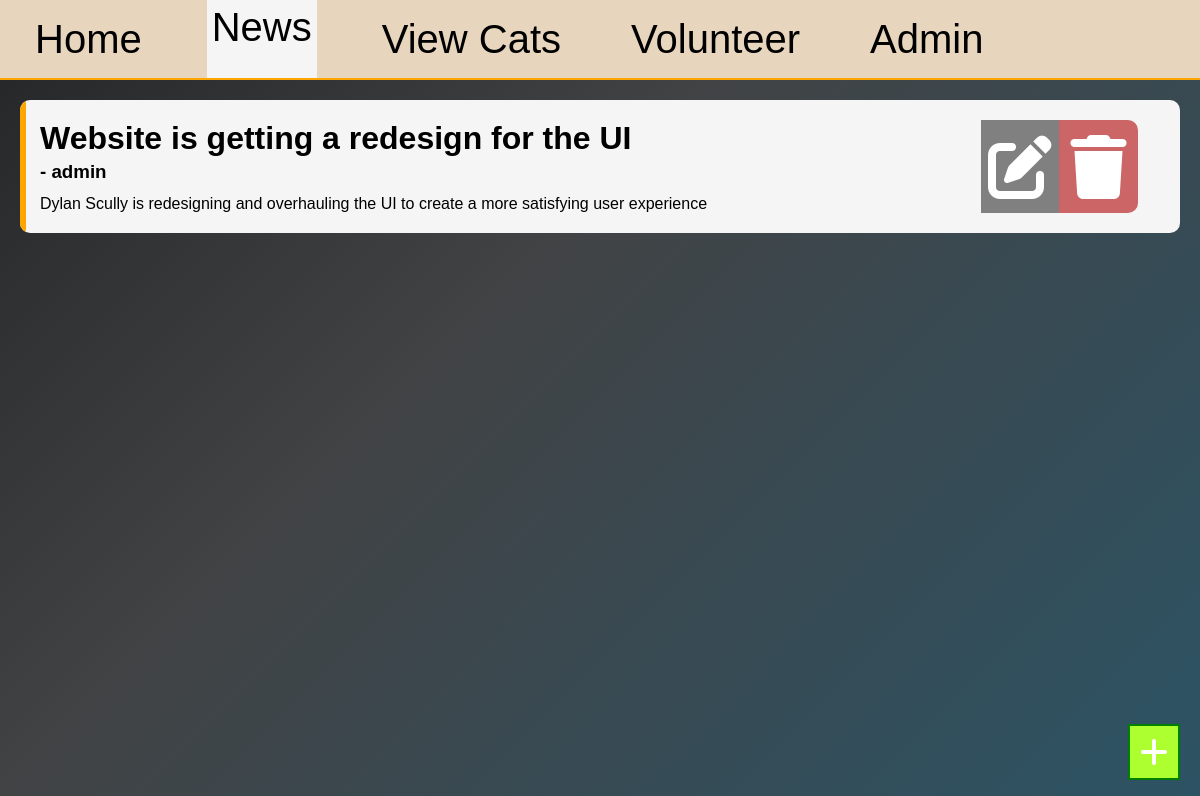
Screenshot of /news/1 with the database file from the repository.
### db_management.py (models this page shows)
class News(db.Model):
    id = db.Column(db.Integer, primary_key=True)
    headline = db.Column(db.String(50), nullable=False, unique=True)
    description = db.Column(db.String(250), nullable=False, unique=True)
    author_id = db.Column(db.Integer, db.ForeignKey("user.id"), nullable=False)

class User(db.Model):
    id = db.Column(db.Integer, primary_key=True)
    username = db.Column(db.String(50), nullable=False, unique=True)
    password = db.Column(db.String(50), nullable=False)
    level = db.Column(db.String(50), nullable=False)
    news = db.relationship("News", backref="author", lazy=True)
    forms = db.relationship("AdoptionForm", backref="user", lazy=True)
    volunteer_request = db.relationship(
        "VolunteerRequest", backref="user", lazy=True
    )
    transport = db.relationship("CatTransport", backref="user", lazy=True)

### main.py (the view, shortened to what this page needs)
@app.route("/news/<int:id>", methods=["GET", "POST"])
def news(id):
    user = User.query.filter(User.id == id).first()
    news = News.query.all()
    form = NewsForm()
    return render_template(
        "news.html", user=user, form=form, news=news, error="none"
    )

### templates/news.html (shortened to what this page needs)
{% extends "base.html" %} {% block style %}
<link rel="stylesheet" href="{{ url_for('static', filename='news.css') }}" />
<link
	rel="stylesheet"
	href="https://cdnjs.cloudflare.com/ajax/libs/font-awesome/6.5.0/css/all.min.css"
/>
{% endblock %} {% block content %}
<main>
	{% if user.level=="admin" %}
	<div id="new-btn">
		<i class="fas fa-plus"></i>
	</div>
	{% endif %}
	{% for i in news|reverse %}
	<div class="news-div">
		<div class="content">
			<h2>{{ i.headline }}</h2>
			<h3>- {{ i.author.username }}</h3>
			<p>{{ i.description }}</p>
		</div>
		{% if user.level == "admin" %}
		<div class="edit">
			<i class="fas fa-pen-to-square edit-btn" id="{{ i.id }}"></i>
		</div>
		<div class="delete">
			<i class="fas fa-trash delete-btn" id="{{ i.id }}"></i>
		</div>
		{% endif %}
	</div>
	{% endfor %}
</main>
{% endblock %}

### static/styles.css (style rules this page uses)
* { margin: 0; padding: 0; box-sizing: border-box; font-family: Arial, Helvetica, sans-serif; }
html, body { width: 100vw; height: 100vh; font-size: 16px; }
body { background: linear-gradient(135deg, #232526 0%, #414345 40%, #2c5364 100%); background-repeat: no-repeat; background-size: 100% 100%; background-attachment: fixed; }
#new-btn { font-size: 2rem; padding: 10px; display: flex; justify-content: center; align-items: center; background-color: greenyellow; color: white; border: solid 2px green; position: fixed; right: 20px; bottom: 20px; z-index: 7; }

### static/news.css (style rules this page uses)
body { overflow-x: hidden; }
main { display: grid; gap: 30px; padding: 20px; overflow-y: auto; }
h2 { font-size: 2rem; margin-bottom: 4px; }
p { overflow: auto; margin-top: 12px; }
.news-div { position: relative; border-radius: 10px; background-color: whitesmoke; padding: 20px; overflow: hidden; transition: border-color 0.3s; display: flex; }
.news-div * { position: relative; z-index: 2; }
.news-div::after { content: ''; position: absolute; top: 0; left: 0; width: 0; height: 100%; border-radius: 10px; box-sizing: border-box; z-index: 1; transition: width 0.4s; pointer-events: none; border: 3px solid orange; }
.content { width: 84%; }
.edit, .delete { width: 7%; height: 100%; background-color: grey; font-size: 4rem; display: flex; justify-content: center; align-items: center; color: white; }
.delete { border-top-right-radius: 10px; border-bottom-right-radius: 10px; background-color: #cc6666; }

### rows the page displays
News: headline "Website is getting a redesign for the UI", author.username "admin", description "Dylan Scully is redesigning and overhauling the UI to create a more satisfying user experience"
